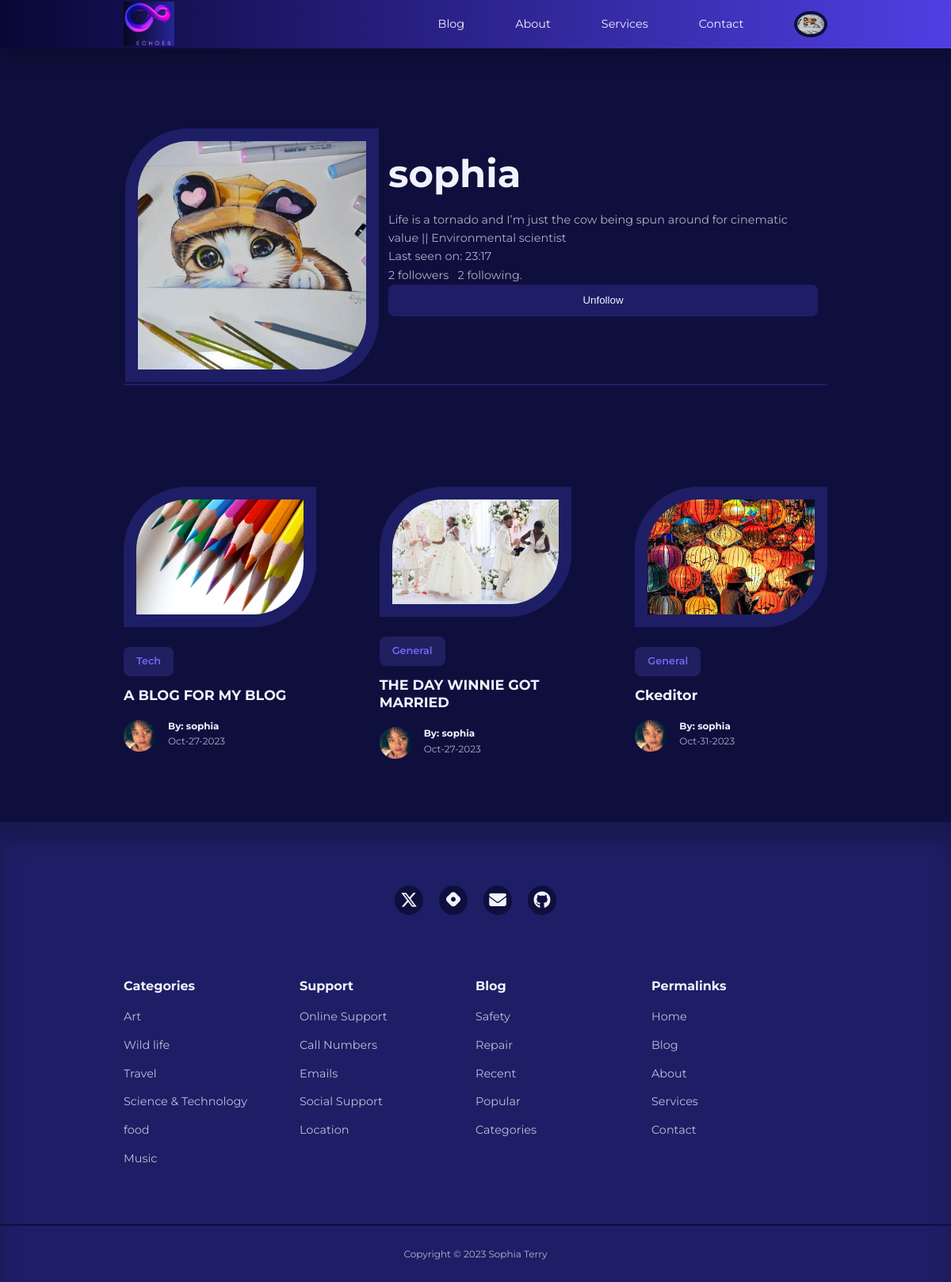
The page /user/sophia (signed in) on the database its author committed.
### app/models.py (models this page shows, shortened)
class User(UserMixin, db.Model):
    id = db.Column(db.Integer, primary_key=True)
    username = db.Column(db.String(100), index=True, unique=True)
    email = db.Column(db.String(120), index=True, unique=True)
    password_hash = db.Column(db.String(128))
    role = db.Column(db.String(3))
    picture = db.Column(db.String(120), nullable=True)
    posts = db.relationship('Post', backref='author', lazy='dynamic')
    about_me = db.Column(db.String(140))
    last_seen = db.Column(db.DateTime, default=datetime.utcnow)
    followed = db.relationship(
        'User', secondary=followers,
        primaryjoin=(followers.c.follower_id == id),
        secondaryjoin=(followers.c.followed_id == id),
        backref=db.backref('followers', lazy='dynamic'), lazy='dynamic'
    )
    def is_following(self, user):
        return self.followed.filter(
            followers.c.followed_id == user.id).count() > 0

class Post(db.Model):
    id = db.Column(db.Integer, primary_key=True)
    title = db.Column(db.String(120))
    content = db.Column(db.Text)
    image = db.Column(db.String(120), nullable=True)
    timestamp = db.Column(db.DateTime, index=True, default=datetime.utcnow)
    user_id = db.Column(db.Integer, db.ForeignKey('user.id', name='fk_user_id'))
    category_id = db.Column(db.Integer, db.ForeignKey('category.id', name='fk_category_id'))
    category = db.relationship('Category', backref=db.backref('posts', lazy=True))

class Category(db.Model):
    id = db.Column(db.Integer, primary_key=True)
    name = db.Column(db.String(20), unique=True, nullable=False)

### app/routes.py (the view)
@app.route('/user/<username>') #user
@login_required
def profile(username):
    user = User.query.filter_by(username=username).first_or_404()
    posts = user.posts
    authors = [post.author for post in posts]
    form = EmptyForm() # followers
    return render_template('profile.html', user=user, posts=posts, authors=authors,
                            form=form)

### app/forms.py
class EmptyForm(FlaskForm):
    submit = SubmitField('Submit')

### app/models.py (called while the page is built)
@login.user_loader
def load_user(id):
    return User.query.get(int(id))

### app/routes.py (called while the page is built)
@app.before_request
def before_request():
    if current_user.is_authenticated:
        current_user.last_seen = datetime.utcnow()
        db.session.commit()

### app/templates/profile.html (shortened to what this page needs)
{% extends "base.html" %}
{% block content %}
<div class="container profile__container">
    <table>
        <tr valign="top">
            <td>
                {% if current_user.picture %}
                <img class="display__pic" src="{{ url_for('static', filename='images/' + current_user.picture) }}">
                {% else %}
                <img src="{{ url_for('static', filename='/images/default_profile_pc.png') }}" alt="Default Image">
                {% endif %}
            </td>
            <td class="user__table">
                <h1>{{ user.username }}</h1>
                {% if user.about_me %}<p>{{ user.about_me }}</p>{% endif %}
                {% if user.last_seen %}<p>Last seen on: {{ user.last_seen.strftime('%H:%M') }}</p>{% endif %}
                <p>{{ user.followers.count() }} followers &nbsp; {{ user.followed.count() }} following.</p>
                {% if user == current_user %}
                <p>
                    <a class="link__button" href="{{ url_for('edit_profile') }}">Edit your profile</a>&nbsp;
                     <a class="link__button" href="{{ url_for('add_post') }}">Create post </a>
                </p>
                {% else %}
               <p>
                 <form action="{{ url_for('unfollow', username=user.username) }}" method="post">
                    {{ form.submit(value='Unfollow') }}
                </form>
              </p>
              {% endif %}
            </td>
        </tr>
    </table>
    </div>
 <div>
<section class="posts">
    <div class="container posts__container">
         {% for post in posts %}
        <article class="post">
            <div class="post__thumbnail">
                {% if post.image %}
                <img src="{{ url_for('static', filename='images/' + post.image) }}" alt="Post Image">
                {% else %}
                <img src="{{ url_for('static', filename='/images/blog18.jpg') }}" alt="Default Image">
                {% endif %}
            </div>
            <div class="post__info">
             <a href="{{ url_for('category', category_name=post.category.name) }}" class="category__button">{{ post.category.name}}</a>
                    <h3 class="post__title"><a href="{{ url_for('single_post', post_id=post.id) }}">{{ post.title }}</a></h3>
                    <div class="post__author">
                        <div class="post__author-avator">
                            {% set author = authors[loop.index0] %}
                            {% if current_user.is_authenticated %}
                            <img src="{{ url_for('static', filename='images/' + author.picture) }}" alt="avatar">
                            {% else %}
                            <img src="{{ url_for('static', filename='/images/default_profile_pc.png') }}" alt="Default Image">
                            {% endif %}
                        </div>
                        <div class="post__author-info">
                            <a href="{{ url_for('profile', username=post.author.username) }}">
                            <h5>By: {{post.author.username }}</h5></a>
                            <small>{{ post.timestamp.strftime('%b-%d-%Y') }}</small>
                        </div>
                    </div>
                </div>
        </article>
        {% endfor %}
    </div>
</section>
{% endblock %}

### app/templates/base.html (shortened to what this page needs)
<!DOCTYPE html>
<html lang="en">
<head>
    <link rel="stylesheet" href="{{ url_for('static', filename='styles/styles.css')}}">
    <link rel="stylesheet" href="https://unicons.iconscout.com/release/v4.0.8/css/line.css">
</head>
<body>
    {% block navbar %}
    <nav>
        <div class="container nav__container">
            <a href="/index" class="nav__logo"><img src="/static/img/echologoblue.png" class="nav-img" alt=""></a>
            <ul class="nav__items">
                <li><a href="{{ url_for('blog') }}">Blog</a></li>
                <li><a href="{{ url_for('index') }}">About</a></li>
                <li><a href="{{ url_for('services') }}">Services</a></li>
                <li><a href="#contact">Contact</a></li>
                {% if current_user.is_anonymous %}
                <li><a href="{{ url_for('signin') }}">Sign In</a></li>
                {% else %}
                <li class="nav__profile">
                    <div class="avatar">
                        <img src="{{ url_for('static', filename='images/' ~ current_user.picture) }}" alt="">
                    </div>
                        {% endif %}
                </li>
            </ul>
        </div>
    </nav>
    {% endblock %}
     {% block content %}
    {% endblock %}
    {% block footer %}
    <footer>
        <div id="contact" class="footer__socials">
            <a href="https://twitter.com/Mssophia_" target="_blank">
                </a>
            <a href="https://sophiaintech.hashnode.dev/" target="_blank">
                </a>
            <a href="mailto:sophiaterryyu@gmail.com">
                </a>
            <a href="https://github.com/terryyufei" target="_blank">
                </a>
        </div>
        <div class="container footer__container">
            <article>
                <h4>Categories</h4>
                <ul>
                    <li><a href="">Art</a></li>
                    <li><a href="">Wild life</a></li>
                    <li><a href="">Travel</a></li>
                    <li><a href="">Science & Technology</a></li>
                    <li><a href="">food</a></li>
                    <li><a href="">Music</a></li>
                </ul>
            </article>
            <article>
                <h4>Support</h4>
                <ul>
                    <li><a href="">Online Support</a></li>
                    <li><a href="">Call Numbers</a></li>
                    <li><a href="">Emails</a></li>
                    <li><a href="">Social Support</a></li>
                    <li><a href="">Location</a></li>
                </ul>
            </article>
            <article>
                <h4>Blog</h4>
                <ul>
                    <li><a href="">Safety</a></li>
                    <li><a href="">Repair</a></li>
                    <li><a href="">Recent</a></li>
                    <li><a href="">Popular</a></li>
                    <li><a href="">Categories</a></li>
                </ul>
            </article>
            <article>
                <h4>Permalinks</h4>
                <ul>
                    <li><a href="">Home</a></li>
                    <li><a href="">Blog</a></li>
                    <li><a href="">About</a></li>
                    <li><a href="">Services</a></li>
                    <li><a href="">Contact</a></li>
                </ul>
            </article>
        </div>
        <div class="footer__copyright">
            <small>Copyright &copy; 2023 Sophia Terry</small>
        </div>
    </footer>
    {% endblock %}
</body>
</html>

### app/static/styles/styles.css (style rules this page uses)
:root { --color-primary: #6f6af8; --color-primary-light: hsl(242, 91%, 69%, 18%); --color-primary-variant: #5854c7; --color-red: #da0f3f; --color-red-light: hsl(346, 87%, 46%, 15%); --color-green: #00c476; --color-green-light: hsl(156, 100%, 38%, 15%); --color-gray-900: #1e1e66; --color-gray-700: #2d2b7c; --color-gray-300: rgba(242, 242, 254, 0.3); --color-gray-200: rgba(242, 242, 254, 0.7); --color-white: #f2f2fe; --color-bg: #0f0f3e; --transition: all 300ms ease; --container-width-lg: 74%; --container-width-md: 88%; --form-width: 40%; --card-border-radius-1: 0.3rem; --card-border-radius-2: 0.5rem; --card-border-radius-3: 0.8rem; --card-border-radius-4: 2rem; --card-border-radius-5: 5rem; }
* { box-sizing: border-box; margin: 0; padding: 0; outline: 0; border: 0; appearance: 0; list-style: none; text-decoration: none; }
body { font-family: 'Montserrat', sans-serif; line-height: 1.6; color: var(--color-gray-200); overflow-x: hidden; background: var(--color-bg); font-size: 0.9rem; }
.container { width: var(--container-width-lg); max-width: 1800px; margin-inline: auto; }
section { margin-top: 3rem; width: 100vw; }
h1, h2, h3, h4, h5 { color: var(--color-white); line-height: 1.3; }
h1 { font-size: 3rem; margin: 1rem 0; }
h3 { font-size: 1.1rem; margin: 0.8rem 0 0.5rem; }
h4 { font-size: 1rem; }
a { color: var(--color-white); transition: var(--transition); }
img { display: block; width: 100%; object-fit: cover; }
nav { background: linear-gradient(to right, hsl(240, 75%, 12%), hsl(246, 75%, 57%)); width: 100vw; height: 3.8rem; position: fixed; top: 0; z-index: 10; box-shadow: 0 1rem 1rem rgba(0, 0, 0, 0.2); }
.nav__container { height: 100%; display: flex; align-items: center; justify-content: space-between; }
.avatar { width: 2.6rem; height: 2.1rem; border-radius: 50%; overflow: hidden; border: 0.3rem solid var(--color-bg); }
.nav__logo { font-weight: 600; font-size: 1.2rem; }
.nav__items { display: flex; align-items: center; gap: 4rem; }
.nav__profile { position: relative; cursor: pointer; }
.category__button { background: var(--color-primary-light); color: var(--color-primary); display: inline-block; padding: 0.5rem 1rem; border-radius: var(--card-border-radius-2); font-weight: 600; font-size: 0.8rem; text-align: center; }
.post__thumbnail { border-radius: var(--card-border-radius-5) 0; border: 1rem solid var(--color-gray-900); overflow: hidden; margin-bottom: 1.6rem; }
.post__author { display: flex; gap: 1rem; margin-top: 1.2rem; }
.post__author-avator { width: 2.5rem; height: 2.5rem; border-radius: var(--card-border-radius-3); overflow: hidden; }
.posts__container { display: grid; grid-template-columns: repeat(3, 1fr); gap: 5rem; margin-bottom: 5rem; margin-top: 8rem; }
footer { background: var(--color-gray-900); padding: 5rem 0 0; box-shadow: inset 0 1.5rem 1.5rem rgba(0, 0, 0, 0.2); }
.footer__socials { margin-inline: auto; width: fit-content; margin-bottom: 5rem; display: flex; justify-content: space-between; align-items: center; gap: 1.2rem; }
.footer__socials a { background: var(--color-bg); border-radius: 50%; width: 2.3rem; height: 2.3rem; display: flex; align-items: center; justify-content: center; }
.footer__container { display: grid; grid-template-columns: repeat(4, 1fr); }
footer h4 { color: var(--color-white); margin-bottom: 0.6rem; }
footer ul a { opacity: 0.75; }
footer ul li { padding: 0.4rem 0; }
.footer__copyright { text-align: center; padding: 1.5rem 0; border-top: 2px solid var(--color-bg); margin-top: 4rem; }
form { display: flex; flex-direction: column; gap: 1rem; }
input, textarea, select { padding: 0.8rem 1.4rem; background: var(--color-gray-900); border-radius: var(--card-border-radius-2); resize: none; color: var(--color-white); }
.profile__container { margin-top: 10rem; border-bottom: 2px solid var(--color-gray-900); }
.display__pic { border-radius: var(--card-border-radius-5) 0; border: 1rem solid var(--color-gray-900); overflow: hidden; height: 20rem; width: 20rem; }
.user__table { padding: 10px; }
.nav-img { height: 3.5rem; width: 4.0rem; }

### rows shown on the page
User: picture (picture)
User: username "sophia", about_me "Life is a tornado and I’m just the cow being spun around for cinematic value || Environmental scientist", last_seen "23:17"
Post: image (picture), category.name "Tech", title "A BLOG FOR MY BLOG", picture (picture), author.username "sophia", timestamp "Oct-27-2023"
Post: image (picture), category.name "General", title "THE DAY WINNIE GOT MARRIED", picture (picture), author.username "sophia", timestamp "Oct-27-2023"
Post: image (picture), category.name "General", title "Ckeditor", picture (picture), author.username "sophia", timestamp "Oct-31-2023"

### other values the page prints
{{ user.followers.count() }} "2"
{{ user.followed.count() }} "2"
